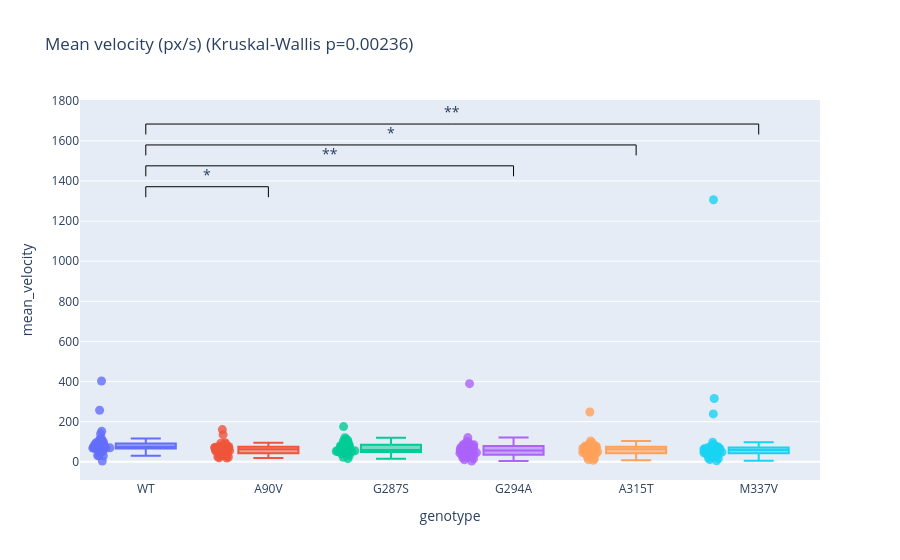
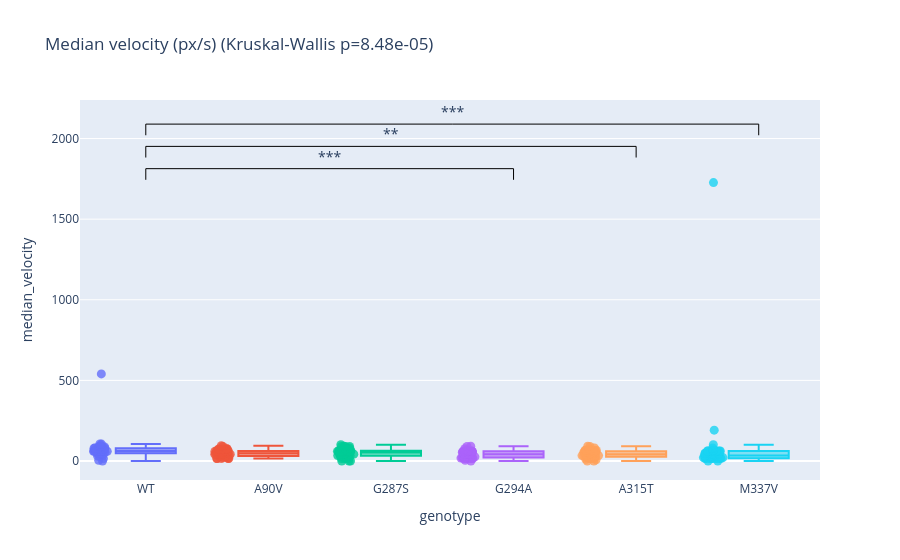
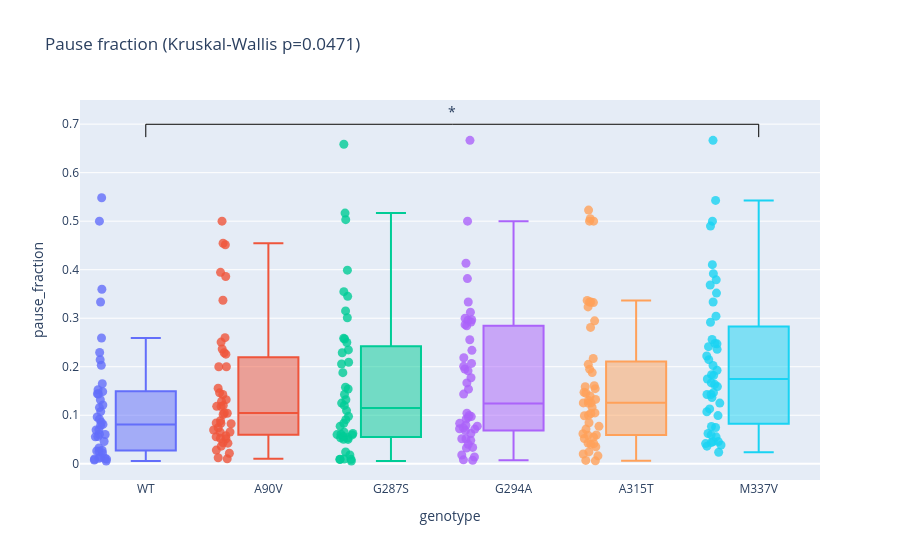
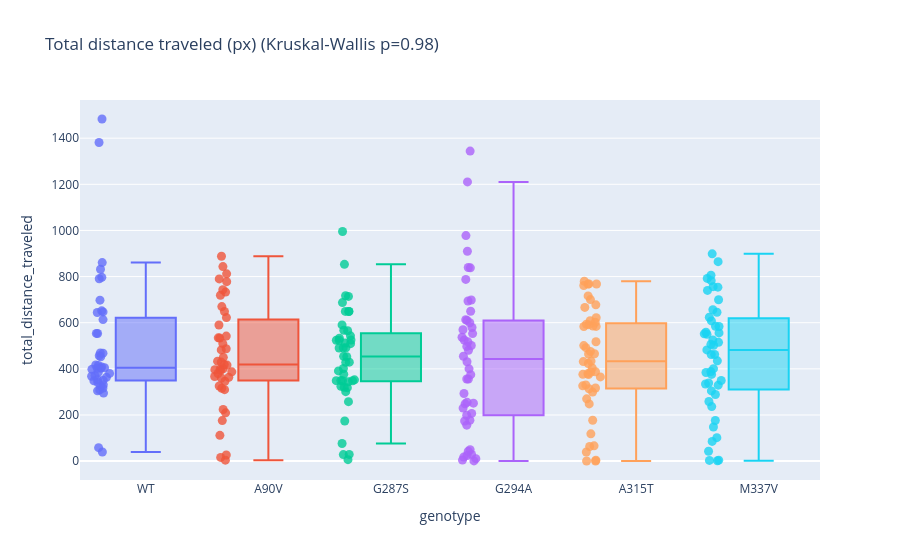

These figures' notebook cell, in order:
### Markdown cell above
## 5 — Exploratory visualisation

Box plots for each feature, grouped by genotype (uses `FEATURES` / `hover_data` from above).

### Code cell
plot_by_genotype(df_agg, FEATURES, FEATURE_TITLES, hover_data, outdir=FIGURES_DIR)
